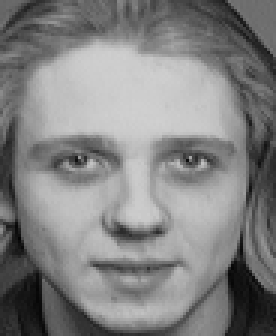
#> input picture 数字图像处理/week13-SIFT算法/ORLdataset/s12/1.pgm, 92 x 112 px, given in place of 1.png, which was not available (shown 3 times larger)
$ jupyter execute '练习-镜像变换-答案.ipynb'
#> lines starting #> are read from the running program, lines starting #| are printed output that depends on the picture; pictures that were not available may be replaced by others from this repository, and a replacement may not be noted
[cell 1]
import numpy as np              # NumPy数值计算库
import matplotlib.pyplot as plt  # Matplotlib绑图库
import cv2 as cv                 # OpenCV计算机视觉库

[cell 2]
def show(img):
    """自定义显示函数：自动判断灰度图或彩色图并正确显示"""
    if img.ndim == 2:  # 灰度图
        plt.imshow(img, cmap='gray')
    else:  # 彩色图，BGR转RGB
        plt.imshow(cv.cvtColor(img, cv.COLOR_BGR2RGB))
    plt.show()

[cell 3]
# 读取原始图片（蓝色球体）
img = cv.imread('pic/1.png')
#> img is the input picture: shape (112, 92, 3); min 2, max 208, mean 129.8
show(img)

[cell 4]
# 步骤1：水平镜像（左右翻转）
img_H = cv.flip(img, 1)  # flipCode=1表示水平翻转
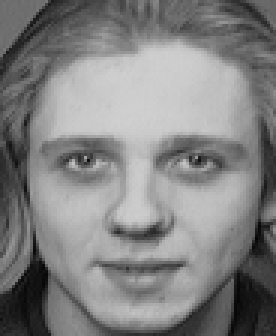
#> img_H: shape (112, 92, 3) (shown 3 times larger); min 2, max 208, mean 129.8
show(img_H)

[cell 5]
# 步骤2：将原图与水平镜像相加，得到左右对称的图像
img_2 = img + img_H
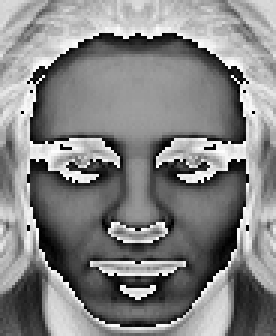
#> img_2: shape (112, 92, 3) (shown 3 times larger); min 0, max 255, mean 131.5
show(img_2)

[cell 6]
# 步骤3：对左右对称图进行垂直镜像（上下翻转）
img_vertical = cv.flip(img_2, 0)  # flipCode=0表示垂直翻转
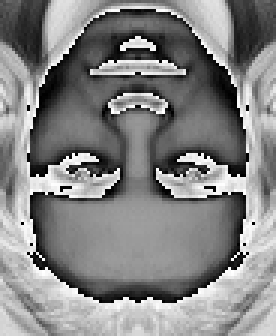
#> img_vertical: shape (112, 92, 3) (shown 3 times larger); min 0, max 255, mean 131.5
show(img_vertical)

[cell 7]
# 步骤4：将上下对称图与原左右对称图相加，得到四个方向都对称的最终结果
result = img_2 + img_vertical
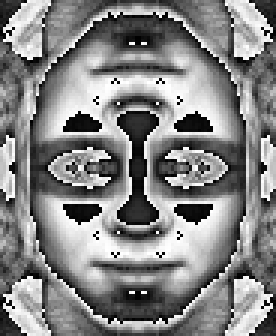
#> result: shape (112, 92, 3) (shown 3 times larger); min 0, max 255, mean 131.8
show(result)
